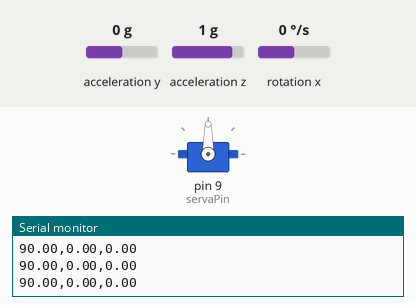
The sketch below on a simulated Arduino Uno, built with avr-gcc and run on an emulated ATmega328P. Parts: servo, the last lines printed to the serial monitor. The inputs (shaded band) are chosen by the test bench; at power-on: acceleration y 0 g, acceleration z 1 g, rotation x 0 °/s.

Above: at 2.2 s.
2.3 s: acceleration y set to -1.4 g
At 3.6 s:
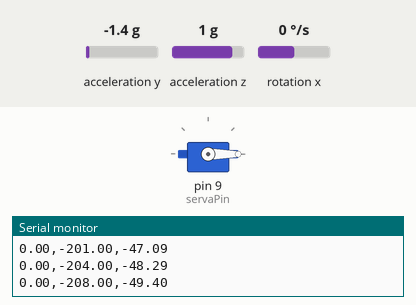
3.9 s: acceleration y set to -0.1 g
6.5 s: acceleration y set to 0.1 g
At 8.1 s:
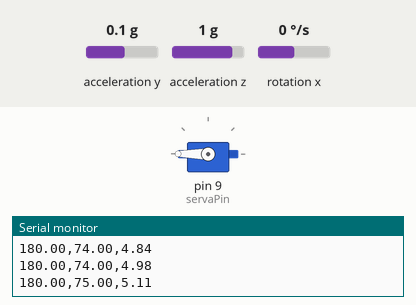
Timing chart, 0 to 9.6 s (numbered marks = the images above; inputs shaded):
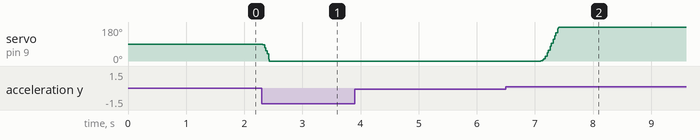

Measured:
- the behaviour switches between 0 and 0.1 g on acceleration y (found by bisection; images 1 and 2)
- after the input at 2.3 s, servo on pin 9 (servaPin): 90° → 0° at once
- after the input at 6.5 s, servo on pin 9 (servaPin): moves from 0° to 180° over 0.31 s, starting after 0.60 s

The sketch:

Carriage_speed.ino
```cpp
#include "Servo.h"
#include "MPU6050.h"
#include "math.h"

#define servaPin 9

#define maxAngle 25
#define stillAngle 90

// #define Kp  40
// #define Kd  0.05
// #define Ki  40


//наш dt в сеундах
#define dt 0.01
//по факту це наш dt просто в миллисекундах(по длительнности управляющего импульса сервопривода)
#define sampleTime (dt * 1000)
//пол секунды dt для ввода-вывода
#define sampleBigTime 100
//если нам нужна наклонённая конструкция, в случае с роботом
#define targetAngle 0  //-2.5

//коэффиценты pid регулятора
float Kp = 30;
float Kd = 0.5;
float Ki = 2;

//коэффиценты для получения правильного угла currentAngle с помощью комлиментарного фильтра
#define range_time_for_filter 0.5
#define ratio_a (range_time_for_filter/(range_time_for_filter+dt))
#define ratio_b (1-ratio_a)


bool Start = false;

MPU6050 mpu;
Servo myservo;

volatile int PrevPos = 0;

int16_t accY, accZ, gyroX;
// int16_t accY, accX, gyroZ;
volatile int  gyroRate;
volatile float servo_speed, servo_angle, previous_servo_angle;
volatile float accAngle, gyroAngle, currentAngle, prevAngle = 0, error, prevError = 0, errorSum = 0;
// volatile byte count = 0;

//для ровного вывода на график
volatile float servo_speed_graphic;

//переменная для отсчёта времени квантавания
unsigned long Tnext;
//переменная для отсчёта времени ввода вывода
unsigned long TBigNext;

int count = 0;


void setup() {
  Serial.begin(115200); //задаём boud такой же как в консоле
  Serial.flush();  // ждём когда все старые данные пройдут, чтобы не портить названия
  Serial.println("серва, датчик");
  Serial.print(ratio_a);
  Serial.print(',');
  Serial.println(ratio_b);

  //задаём начально время
  Tnext = millis() + sampleTime;
  TBigNext = millis() + sampleBigTime;

  //присоединяем серву к пину и задаём начальное положение
  myservo.attach(servaPin);//присоединяем серву к пину
  previous_servo_angle = stillAngle;

  myservo.write(stillAngle);
  delay(1000);

  // initialize the MPU6050 and set offset values, которые получили при калибровке
  mpu.initialize();
  mpu.setYAccelOffset(594);
  mpu.setZAccelOffset(713);
  mpu.setXGyroOffset(-203);
}

void setMotors(int speed) {
  servo_angle = previous_servo_angle + dt * speed;
  servo_angle = constrain(servo_angle, 0, 180);
  previous_servo_angle = servo_angle;

  myservo.write(servo_angle);

  // if (fabs(grade - PrevPos) > 9) {
  //   myservo.write(grade);
  //   PrevPos = grade;
  // }
}

void loop() {
  //пробегаемся по выводу-вводу каждые пол секунды
  if (TBigNext <= millis()) {
    TBigNext += sampleBigTime;

    if (Serial.available() > 1) { //если в консоль что-то ввели
      char key = Serial.read(); //считываем первый буквенный символ
      float val = Serial.parseFloat(); //считываем последующее число
      switch (key) {
        case 'p': Kp = val; break; //меняем пропорциональную составляющую при вводе например p10
        case 'i': Ki = val; break; //меняем интегральную составляющую при вводе например z
        case 'd': Kd = val; break; //меняем дифференциальную составляющую при вводе например d
        case 's': Start = true; break; //старт
        case 'b': Start = false; break; //стоп
      }
    }
    //выводим пару значений угол сервы и значение pid регулятора
    Serial.print(servo_angle);
    Serial.print(',');
    servo_speed_graphic = map(servo_speed, -1800, 1800, -180, 180);
    Serial.print(servo_speed_graphic);
    Serial.print(',');
    Serial.println(currentAngle);
  }

  //если наша очередь по времени дошла до нынешнего то выполняем
  if (Tnext <= millis()) {
    Tnext += sampleTime; //дополняем наш Tnext на ещё 20 миллисекунд
    if(count++==100){
      count = 0;
      // Serial.println("opa");
    }
    // if(Start == false){
    //   return;
    // }
    // read acceleration and gyroscope values
    accY = mpu.getAccelerationY();
    accZ = mpu.getAccelerationZ();
    gyroX = mpu.getRotationX();

    // calculate the angle of inclination
    accAngle = atan2(accY, accZ) * RAD_TO_DEG;
    gyroRate = map(gyroX, -32768, 32767, -250, 250);
    //умножаем на время опроса sampleTime/1000 тоесть 20 милисекунд
    gyroAngle = (float)gyroRate * dt;
    // ratio_a, ratio_b являются коэффициентами комплиментарного фильтра для интервала времени 0.75с. a = j/(j+dt)=0.75/(0.75+0.02)
    currentAngle = ratio_a * (prevAngle + gyroAngle) + ratio_b * (accAngle);

    error = currentAngle - targetAngle;
    errorSum = errorSum + error;
    errorSum = constrain(errorSum, -30, 30);
    //calculate output from P, I and D values
    servo_speed = (Kp * (error) + Ki * (errorSum)*sampleTime - Kd * (currentAngle - prevAngle) / sampleTime);

    prevAngle = currentAngle;

    // держим значения, подающиеся на серву в пределах 180 градусов
    // servo_speed = constrain(servo_speed, 0, 180);

    // if(Start){
    //   setMotors(servo_speed);
    // }
    setMotors(servo_speed);
  }
}
```
